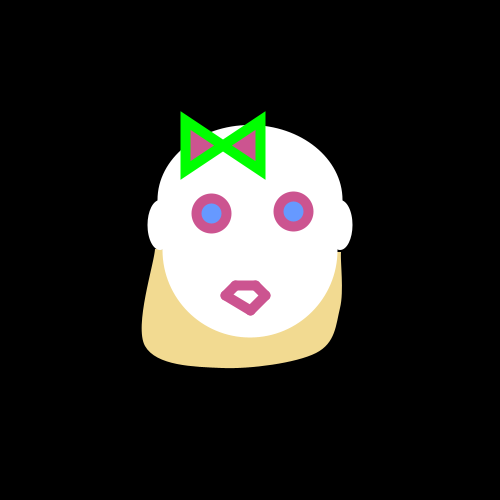
Frame 1 (no input)
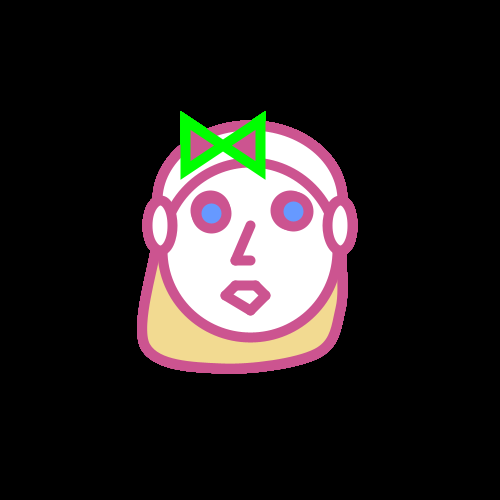
Frame 60 (the mouse pressed at the canvas centre just before this capture)
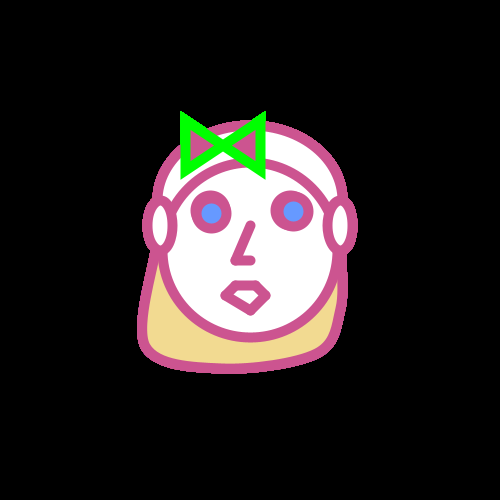
Frame 120 (the mouse held since frame 60 and released just before this capture)

The Processing sketch that drew these frames (run headless with seeded random() and noise(); from frame 60 on, the mouse is pressed at the canvas centre):

// Processing sketch: processing_129225
// ── processing_129225.pde

//James Robe
//Edit of Nicollete's smiley face
// 1/20/14
// NMD 195
int b = 255;
boolean happy = true;
boolean sad = false;
int x;
int y;

void setup(){
  int value=0;
 size(500,500);
 background(0);
 noStroke();
    fill(#FFcccc);
}

void draw(){
     smooth(); 
 y = mouseY;
x = mouseX;

strokeWeight(10);

//this is the bottom part of here hair
fill(#F2DA91);
 beginShape();
   curveVertex(150, 256);
   curveVertex(155, 249);
   curveVertex(145, 346);
   curveVertex(222, 368);
   curveVertex(316, 353);
   curveVertex(340, 308);
   curveVertex(341, 252);
   curveVertex(345, 249);
   endShape();
   
   //these are the pupils
  fill(#6699FF);
  ellipse(210,210,25,25);
  ellipse(290,210,25,25);
  
  //the structure of the face,  including the outer edge of the eyes
strokeWeight(10);
  fill(255);      
  ellipse(250,200,185,150);
  ellipse(250,250,175,175);
  ellipse(160,225,25,50);
  ellipse(340,225,25,50);
  fill(255);
  ellipse(210,210,30,30);
  ellipse(290,210,30,30);
  fill(0);
  ellipse(210,210,15,15);
  ellipse(290,210,15,15);
  fill(255);
  ellipse(215,205,5,5);
  ellipse(295,205,5,5);
  line(250,225,235,260);
  line(235,260,250,260);
  //bow
  stroke(#00ff00);
  fill(#cc5490); 
  quad(185, 170, 185, 120,
        260, 170, 260, 120);
      fill(0);

  //these statements change whether the face is happy
  //or not impressed
  if (happy == true){
  stroke(0);  
  stroke(#cc5490);
  beginShape();
  line(225, 295, 235, 285);
  line(235, 285, 255, 285);
  line(255, 285, 265, 295);
  line(265, 295, 250, 310);
  line(250, 310, 225, 295);
  endShape();
  
  //these are the blue pupils of the eyes
  fill(#6699FF);
  ellipse(211, 213, 30, 30);
  ellipse(293, 211, 30, 30);
//  arc(250,275,100,75,0,PI);
  }
  
  if (sad == true){
   stroke(5);
    fill(0);
    line(200,275,300,275);
  }
}

//these statements track what keys are being pressed
// and change the boolean variables accordingly
void keyPressed() { 
  
  if (key == CODED) {
    if (keyCode == UP) {
happy = true;
sad = false;
println("happy");
      
    } if (keyCode == DOWN) {
   happy = false;
   sad = true;
   println("sad");
    }
    if (keyCode == ALT) {
      println(x);
      println(y);
    }
  }
} 
